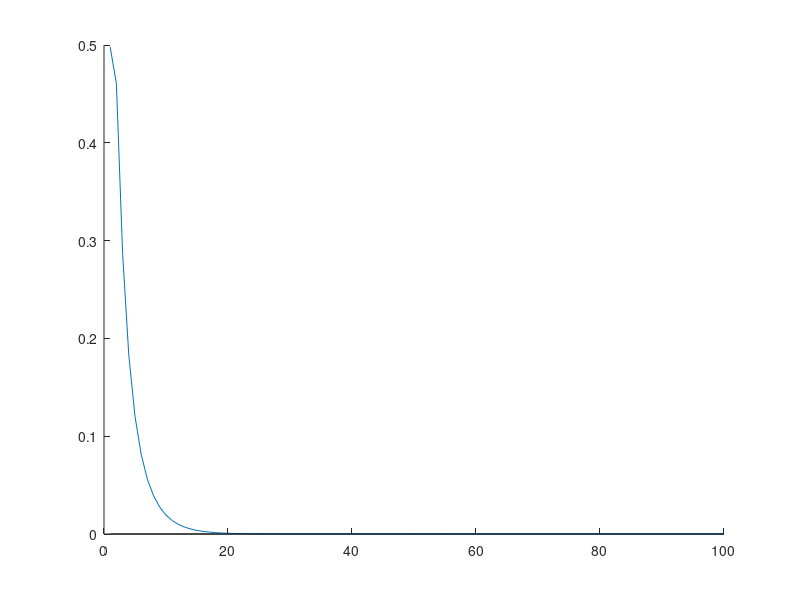
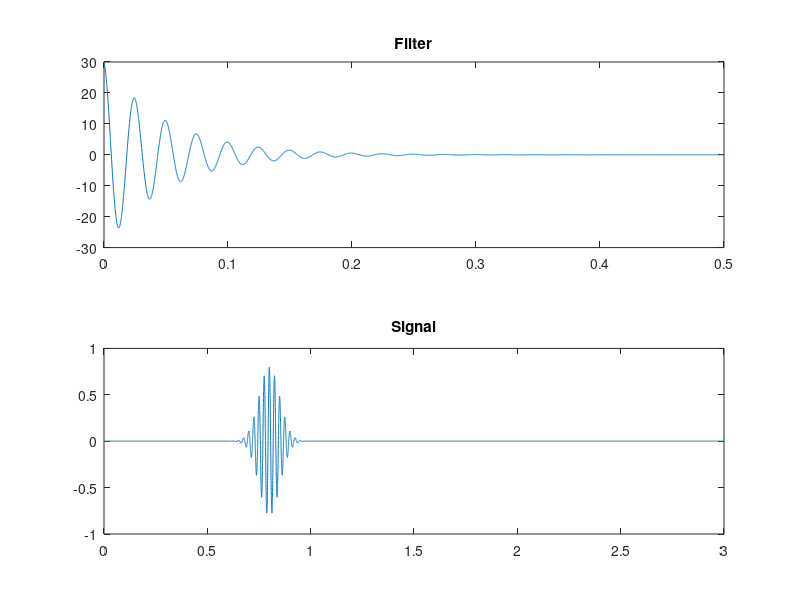

MATLAB code for these plots, in order:

%%%% Parameters

T = 3000 * 10^-3;
dt = 0.1 * 10^-3;

% Filter parameters
TH = 500 * 10^-3;		% Filter kernel length
A = 30;					% Amplitude
tau = 50 * 10^-3;		% Decay time constant
f = 40;					% Carrier frequency
c = 0.3;				% Intercept

% Signal properties
sig_t0 = 800 * 10^-3;	% Center of the spindle
sig_sigma = 50 * 10^-3;			% Spindle envelope std.
sig_f = 40;				% Spindle frequency
sig_A = 0.1;				% Signal amplitude

% Numberof propagation steps
nsteps = 100;

%%%%

% Time samples (data)
tvec = [0:dt:T];
Nt = length(tvec);

% Time samples (filter)
tvecH = [0:dt:TH];
NtH = length(tvecH);

% Initial phase of filter oscillations that provides zero integral of the filter
phi = atan(1/(2*pi*f*tau));

% Create filter
H = A * exp(-tvecH/tau) .* cos(2*pi*f*tvecH + phi*1.15);

% Allocate output
R = zeros(nsteps, Nt);

% Generate signal
R(1,:) = sig_A * normpdf(tvec, sig_t0, sig_sigma) .* cos(2*pi*sig_f*(tvec-sig_t0));

% Test
figure(200); clf;
subplot(2,1,1);
plot(tvecH, H);
title('Filter');
subplot(2,1,2);
plot(tvec, R(1,:));
title('Signal');

disp(sum(H));

for n = 2 : nsteps	
	X = conv(R(n-1,:), H, 'full') * dt;
	X(1:NtH) = 0;
	X = X + c;
	R(n,:) = X(1:Nt);
end

figure(10); clf; hold on;

%{
for n = 1 : nsteps
	D = -n*2;
	plot(tvec, R(n,:) + D);
	plot(minmax(tvec), D*[1,1], 'k');
end
%}

%{
subplot(2,1,1); hold on;
imagesc(tvec, [1:nsteps], R);
xlabel('Time');
ylabel('Step');
xlim(minmax(tvec));
ylim([1,nsteps]);
set(gca, 'ydir', 'normal');
colorbar;

subplot(2,1,2);
plot(tvecH, H);
%}

plot(max(R-c,[],2));
plot([1,nsteps], [0,0], 'k');